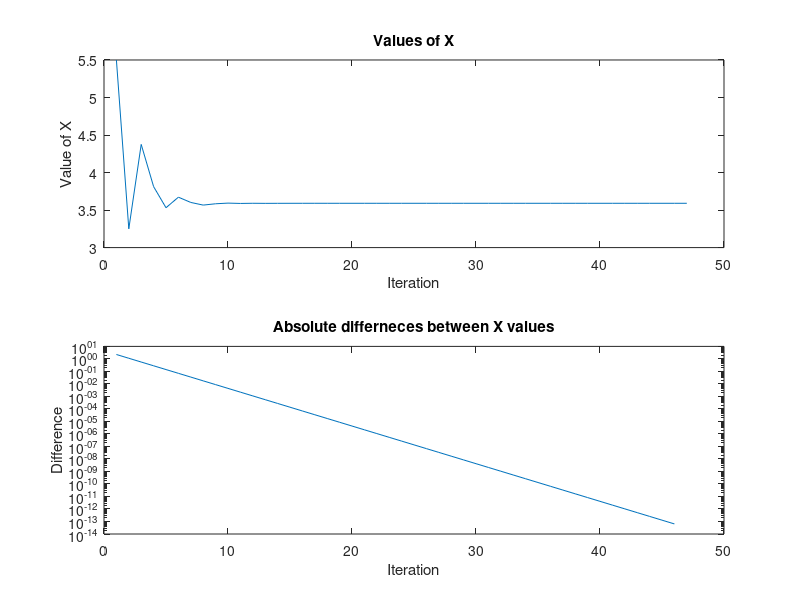

The MATLAB source for this figure:
function [xvec,xdif,xsolution,ysolution,iterations] = impedance_bisection()
% Wyznacza miejsce zerowe funkcji impedance_difference metodą bisekcji.
% xvec - wektor z kolejnymi przybliżeniami miejsca zerowego, gdzie xvec(1)= (a+b)/2
% xdif - wektor różnic kolejnych przybliżeń miejsca zerowego
%   xdif(i) = abs(xvec(i+1)-xvec(i));
% xsolution - obliczone miejsce zerowe
% ysolution - wartość funkcji impedance_difference wyznaczona dla f=xsolution
% iterations - liczba iteracji wykonana w celu wyznaczenia xsolution

a = 1; % lewa granica przedziału poszukiwań miejsca zerowego
b = 10; % prawa granica przedziału poszukiwań miejsca zerowego
ytolerance = 1e-12; % tolerancja wartości funkcji w przybliżonym miejscu zerowym.
% Warunek abs(f1(xsolution))<ytolerance określa jak blisko zera ma znaleźć
% się wartość funkcji w obliczonym miejscu zerowym funkcji f1(), aby obliczenia
% zostały zakończone.
max_iterations = 1000; % maksymalna liczba iteracji wykonana przez alg. bisekcji

fa = impedance_difference(a);
fb = impedance_difference(b);

xvec = [];
xdif = [];
xsolution = Inf;
ysolution = Inf;
iterations = max_iterations;

for ii=1:max_iterations
    c = (a+b)/2;
    xvec(ii,1) = c;
    fc = impedance_difference(c);
    if ii > 1
        xdif(ii-1, 1) = abs(xvec(ii) - xvec(ii-1));
    end

    if(abs(fc)<ytolerance)
        xsolution = c;
        ysolution = fc;
        iterations = ii;
        break
    elseif (impedance_difference(a)*impedance_difference(c)<0)
        b = c;
    else
        a = c;
    end

end

subplot(2, 1, 1)
plot(xvec)
title("Values of X");
xlabel('Iteration');
ylabel('Value of X');
subplot(2, 1, 2)
semilogy(xdif)
title("Absolute differneces between X values");
xlabel('Iteration');
ylabel('Difference');
saveas(gcf,'xdif_xvec.png');
end

function [impedance_delta] = impedance_difference (frequency)

R = 525;
C = 7e-5;
L = 3;
M = 75;

if frequency < 0
    error('Frequency must be a positive number')
end

module = 1/sqrt((1/(R^2)) + (2*pi*frequency*C - 1/(2*pi*frequency*L))^2);
impedance_delta = module - M;

end

